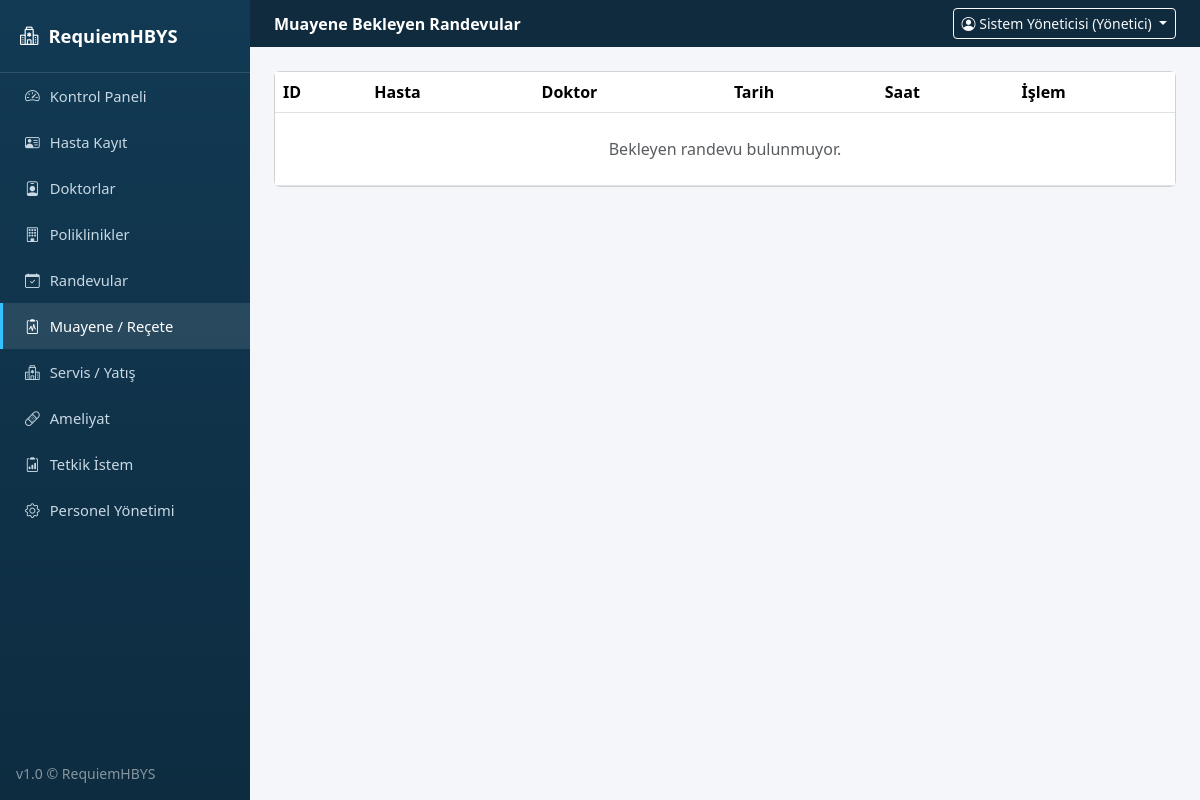
The app's page /muayene (signed in), older data.
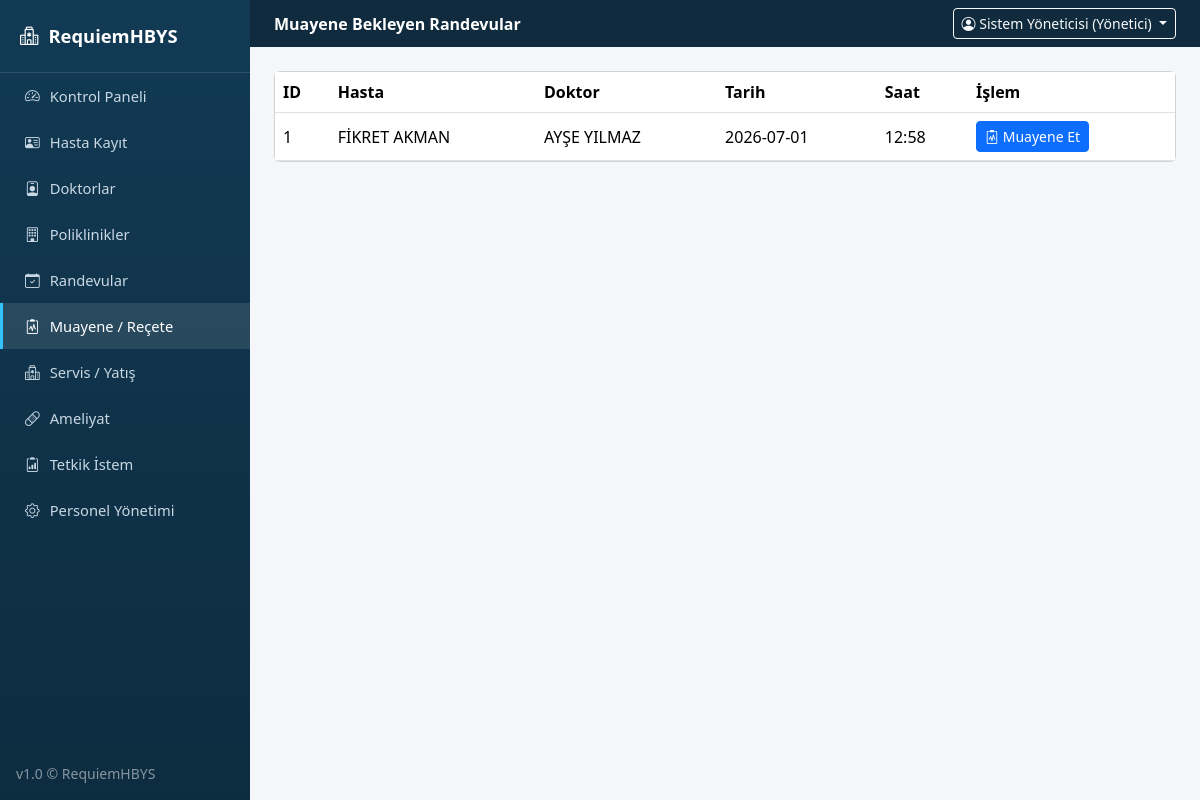
The same page, newer data.
### tables this page shows
CREATE TABLE randevular (
            id INTEGER PRIMARY KEY AUTOINCREMENT,
            hasta_id INTEGER,
            doktor_id INTEGER,
            tarih TEXT,
            saat TEXT,
            durum TEXT
        );

CREATE TABLE hastalar (
            id INTEGER PRIMARY KEY AUTOINCREMENT,
            ad_soyad TEXT NOT NULL,
            tc TEXT,
            dogum_tarihi TEXT,
            cinsiyet TEXT,
            kan_grubu TEXT,
            telefon TEXT,
            adres TEXT,
            acil_ad TEXT,
            acil_tel TEXT,
            gecmis TEXT,
            kayit_tarihi TEXT
        );

CREATE TABLE doktorlar (
            id INTEGER PRIMARY KEY AUTOINCREMENT,
            ad_soyad TEXT NOT NULL,
            uzmanlik TEXT,
            poliklinik TEXT,
            uygunluk TEXT
        );

### app.py (the view)
@app.route("/muayene")
@login_required
def muayene():
    return render_template("muayene.html", randevular=db.bekleyen_randevulari_getir())

### app.py (called while the page is built)
def login_required(f):
    @wraps(f)
    def wrapper(*args, **kwargs):
        if "user_id" not in session:
            flash("Lütfen giriş yapın.", "warning")
            return redirect(url_for("login"))
        return f(*args, **kwargs)
    return wrapper

@app.context_processor
def inject_globals():
    return {"simdi": datetime.now().strftime("%d.%m.%Y %H:%M")}

### database.py (called while the page is built)
    def sorgula(self, sql, params=()):
        cur = self.conn.cursor()
        cur.execute(sql, params)
        return [dict(r) for r in cur.fetchall()]

    def bekleyen_randevulari_getir(self):
        return self.sorgula("""SELECT r.id, r.tarih, r.saat, h.ad_soyad as hasta_ad, d.ad_soyad as doktor_ad
                                FROM randevular r JOIN hastalar h ON r.hasta_id=h.id
                                JOIN doktorlar d ON r.doktor_id=d.id WHERE r.durum='Bekliyor' ORDER BY r.id DESC""")

### templates/muayene.html (shortened to what this page needs)
{% extends "base.html" %}
{% block page_header %}Muayene Bekleyen Randevular{% endblock %}
{% block content %}
<div class="card">
  <div class="table-responsive">
    <table class="table table-hover align-middle mb-0">
      <thead><tr><th>ID</th><th>Hasta</th><th>Doktor</th><th>Tarih</th><th>Saat</th><th>İşlem</th></tr></thead>
      <tbody>
        {% for r in randevular %}
        <tr>
          <td>{{ r.id }}</td><td>{{ r.hasta_ad }}</td><td>{{ r.doktor_ad }}</td><td>{{ r.tarih }}</td><td>{{ r.saat }}</td>
          <td><a href="{{ url_for('muayene_form', rid=r.id) }}" class="btn btn-sm btn-primary"><i class="bi bi-clipboard2-pulse"></i> Muayene Et</a></td>
        </tr>
        {% else %}
        <tr><td colspan="6" class="text-center text-muted py-4">Bekleyen randevu bulunmuyor.</td></tr>
        {% endfor %}
      </tbody>
    </table>
  </div>
</div>
{% endblock %}

Row changes from the older to the newer data that the page shows:
added randevular: id "1", hasta_ad "FİKRET AKMAN", doktor_ad "AYŞE YILMAZ", tarih "2026-07-01", saat "12:58"
Text that changed along with them:
text no longer shown: "Bekleyen randevu bulunmuyor."
